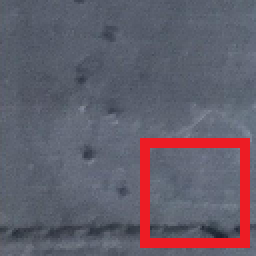
#> input picture IMG_0177_03.png, 128 x 128 px (shown 2 times larger)
$ python -i Demo_anna.py   (imports and definitions only)
#> lines starting #> are read from the running program, lines starting #| are printed output that depends on the picture
import tkinter
import cv2
import PIL.Image, PIL.ImageTk
import time
import numpy as np


def colorhistogram(inimg):
    fullimg = inimg.copy()
    pix = 32
    bins = 16
    sz = fullimg.shape
#> sz = (128, 128, 3)
    lh = sz[0]
#> lh = 128
    lw = sz[1]
#> lw = 128

    Dist = np.zeros((int(lh / pix) * int(lw / pix), bins, 3))

    for y in range(int(lh / pix)):
        for x in range(int(lw / pix)):
            current = fullimg[(y) * pix:(y + 1) * pix, (x) * pix:(x + 1) * pix]
            rectimg = fullimg.copy()

            ### calculate histogram
            hist1 = cv2.calcHist([current], [0], None, [bins], [0, 256])  ## B
            hist2 = cv2.calcHist([current], [1], None, [bins], [0, 256])  ## G
            hist3 = cv2.calcHist([current], [2], None, [bins], [0, 256])  ## R

            hist1.resize(bins)
            hist2.resize(bins)
            hist3.resize(bins)
            Dist[x + y * int(lw / pix), :, 0] = hist1
            Dist[x + y * int(lw / pix), :, 1] = hist2
            Dist[x + y * int(lw / pix), :, 2] = hist3

    meandis = np.mean(Dist, axis=0)
#> meandis = 16 rows, first 8: [0, 0, 0], [0.188, 62.5, 0], [2.44, 1.5, 62.56], [16.06, 8.94, 2.25], [53.38, 26, 14.69], [579.5, 348.8, 35.81], [298.1, 508.2, 460.1], [11.31, 65.88, 402.6]
    for y in range(int(lh / pix)):
        for x in range(int(lw / pix)):
            AB = np.abs(Dist[x + (y) * (int(lw / pix)), :, :] - meandis)

            for index, item in enumerate(AB):
                if item[0] == 0:
                    AB[index][0] = 1
                if item[1] == 0:
                    AB[index][1] = 1
                if item[2] == 0:
                    AB[index][2] = 1

            ABC = np.log(AB)

            measuredist = np.mean(np.mean(ABC, axis=1), axis=0)

            # print(measuredist)
            if measuredist > 0.9:
                cv2.rectangle(fullimg, ((x) * pix, (y) * pix), ((x + 1) * pix, (y + 1) * pix), (0, 255, 0), 2)
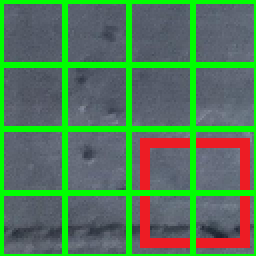
#> fullimg: shape (128, 128, 3) (shown 2 times larger); mean R, G, B 83.1, 121.6, 86.6

    return fullimg


# [6 lines left out: function windowopen, not called in this run]


class App:
    # [64 lines left out: functions __init__, snapshot, update, not called in this run]


class MyVideoCapture:
    # [24 lines left out: functions __init__, get_frame, not called in this run]

    def __del__(self):
        if self.vid.isOpened():
            self.vid.release()


# [1 line not run here, left out]

>>> import cv2
>>> picture = cv2.cvtColor(cv2.imread('IMG_0177_03.png'), cv2.COLOR_BGR2RGB)
>>> result = colorhistogram(picture)

$ run again, on IMG_0177_04.png
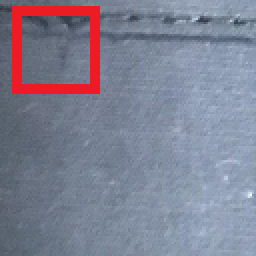
#> input picture IMG_0177_04.png, 128 x 128 px (shown 2 times larger)
#> meandis = 16 rows, first 8: [0, 0, 0], [0, 48.75, 0], [0.0625, 0, 48.75], [4.5, 0.938, 0], [9.06, 5.62, 2.06], [98.62, 22.31, 5.62], [180.3, 152.3, 36.56], [258.7, 181.4, 144.6]
#> after the loop in colorhistogram, `for y in range(int(lh / pix)):`:
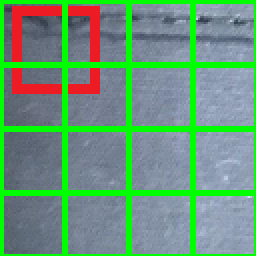
#> fullimg: shape (128, 128, 3) (shown 2 times larger); mean R, G, B 105.7, 151.4, 120.4

$ run again, on IMG_0177_05.png
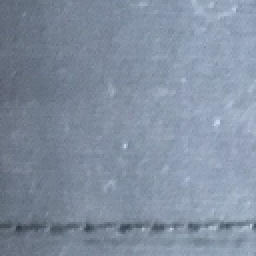
#> input picture IMG_0177_05.png, 128 x 128 px (shown 2 times larger)
#> meandis = 16 rows, first 8: [0, 0, 0], [0, 0, 0], [0.0625, 0, 0], [0.812, 0.125, 0.0625], [4.94, 1.44, 0.188], [15.56, 6.25, 2.5], [160.2, 50, 6.56], [264, 188, 59.06]
#> after the loop in colorhistogram, `for y in range(int(lh / pix)):`:
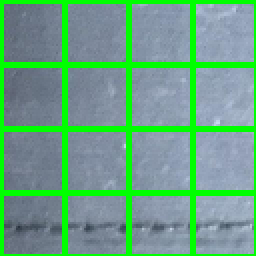
#> fullimg: shape (128, 128, 3) (shown 2 times larger); mean R, G, B 106.8, 163.2, 132.5

$ run again, on IMG_0177_06.png
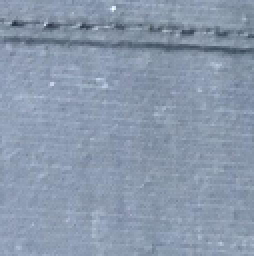
#> input picture IMG_0177_06.png, 127 x 128 px (shown 2 times larger)
#> meandis = 16 rows, first 8: [0, 0, 0], [0, 0, 0], [0.5, 0, 0], [1.33, 0.583, 0], [4.83, 1.83, 0.583], [15.58, 5.5, 1.75], [18.75, 16, 5], [70, 20.08, 15.42]
#> after the loop in colorhistogram, `for y in range(int(lh / pix)):`:
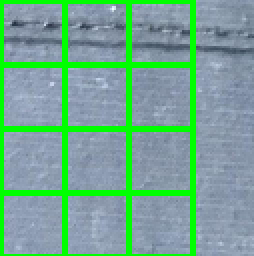
#> fullimg: shape (128, 127, 3) (shown 2 times larger); mean R, G, B 116.6, 167.6, 146.1
